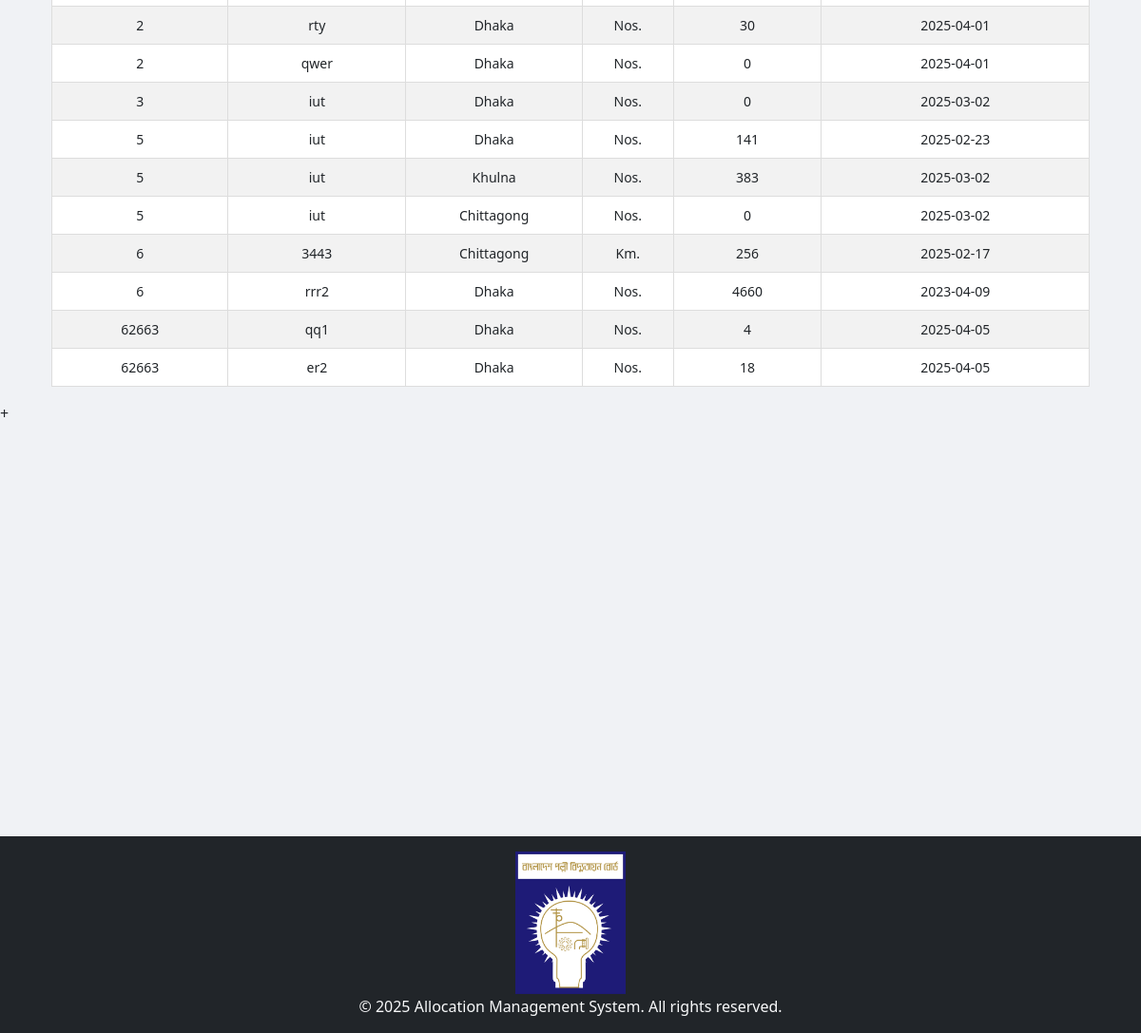
Page /status/ (signed in, lower part) on the earlier database version.
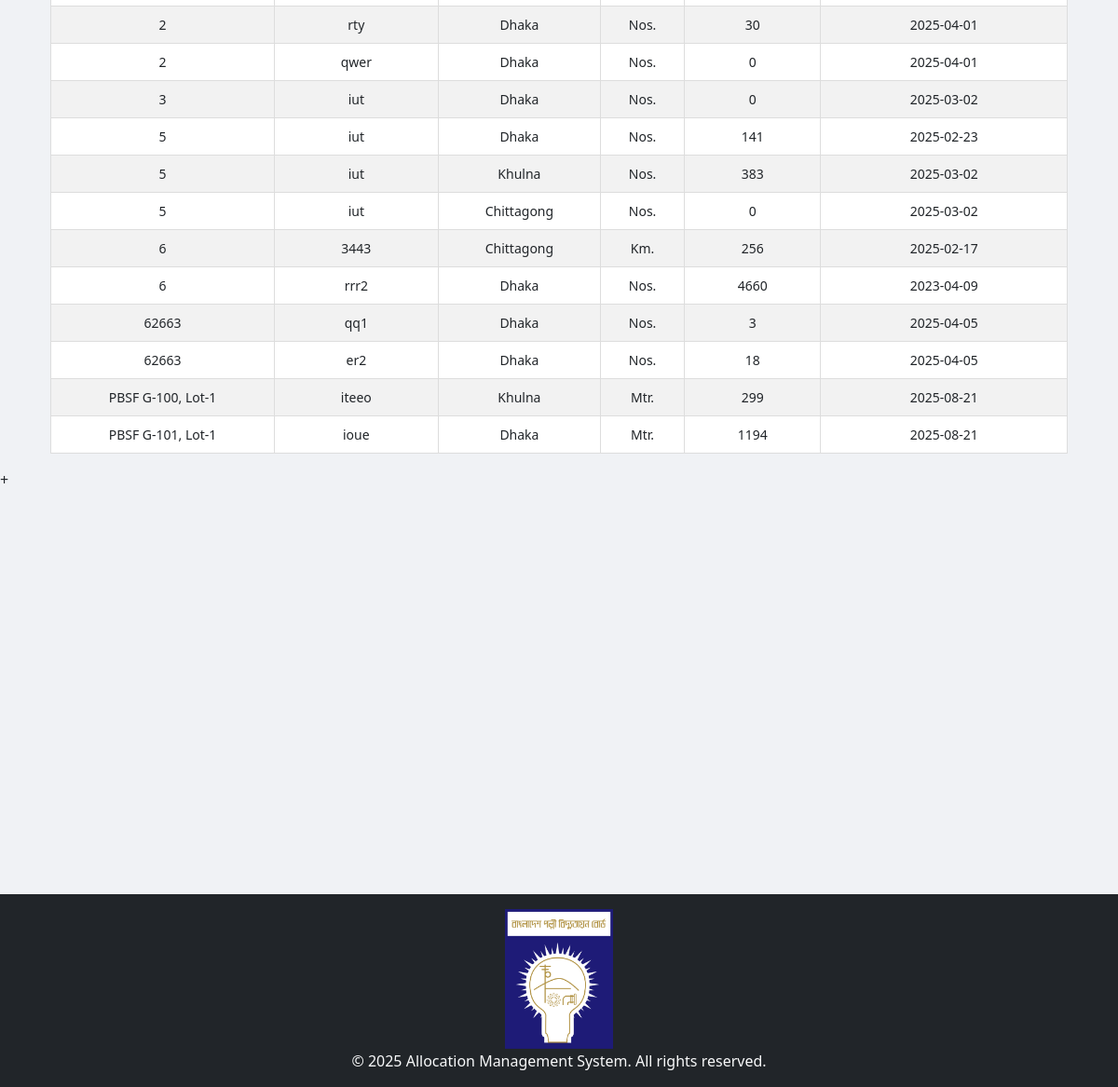
Same page on the later database version.
### App_Entry/models.py (models this page shows, shortened)
class Item(models.Model):
    WAREHOUSE_CHOICES = [
        ("Dhaka", "Dhaka"),
        ("Khulna", "Khulna"),
        ("Chittagong", "Chittagong"),
    ]
    UNIT_CHOICES = [
        ("Nos.", "Nos."),
        ("Mtr.", "Mtr."),
        ("Km.", "Km."),
        ("Set.", "Set."),
        ("Pair.", "Pair."),
    ]
    name = models.CharField(max_length=255)
    description = models.TextField(blank=True, null=True)
    warehouse = models.CharField(
        max_length=50, choices=WAREHOUSE_CHOICES, default="Dhaka"
    )
    unit_of_item = models.CharField(
        max_length=10, choices=UNIT_CHOICES, default="Nos."
    )  # Updated field
    unit_price = models.DecimalField(max_digits=15, decimal_places=2, default=0.00)
    quantity_of_item = models.BigIntegerField(default=0)
    package = models.ForeignKey(
        Package,
        on_delete=models.SET_NULL,
        related_name="package_of_item",
        null=True,
    )
    created_at = models.DateTimeField(default=timezone.now)

class Package(models.Model):
    packageId = models.TextField(unique=True)

### App_Status/views.py (the view, shortened to what this page needs)
# urls.py: path("", views.status_page, name="status_page"),
def status_page(request):
    query = request.GET.get("query", "").strip()  # Strip leading/trailing whitespaces from query input
    filter_by = request.GET.get("filter_by", "All")
    date_filter = request.GET.get("date", "")
    items = Item.objects.all()
    if filter_by == "Entry/Update date" and date_filter:
        try:
            date_obj = datetime.strptime(date_filter, "%Y-%m-%d")
            items = items.filter(created_at__date=date_obj.date())
        except ValueError:
            pass  # If the date format is invalid, ignore the filter
    items = items.order_by("package__packageId")
    return render(
        request,
        "App_Status/status.html",
        {
            "items": items,
            "query": query,
            "filter_by": filter_by,
            "date_filter": date_filter,
        },
    )

### templates/App_Status/status.html (shortened to what this page needs)
{% extends 'base.html' %}
{% load crispy_forms_tags %}
{% load static %}
{% block body_block %}
<div class="container mt-4">
    <div id="printableArea" class="table-responsive">
        <br>
        <table class="table table-bordered table-striped table-hover">
            <tbody>
                {% if items %}
                    {% for item in items %}
                    <tr>
                        <td>{{ item.package.packageId }}</td>
                        <td>{{ item.name }}</td>
                        <td>{{ item.warehouse }}</td>
                        <td>{{ item.unit_of_item }}</td>
                        <td>{{ item.quantity_of_item }}</td>
                        <td>{{ item.created_at | date:"Y-m-d" }}</td>
                    </tr>
                    {% endfor %}
                {% else %}
                    <tr>
                        <td colspan="7" class="text-center text-danger">No matching data found</td>
                    </tr>
                {% endif %}
            </tbody>
        </table>
    </div>
</div>
{% endblock %}

Differences in the rows shown:
changed Item "qq1": quantity_of_item "4" → "3"
added Item: package.packageId "PBSF G-100, Lot-1", name "iteeo", warehouse "Khulna", unit_of_item "Mtr.", quantity_of_item "299", created_at "2025-08-21"
added Item: package.packageId "PBSF G-101, Lot-1", name "ioue", warehouse "Dhaka", unit_of_item "Mtr.", quantity_of_item "1194", created_at "2025-08-21"
